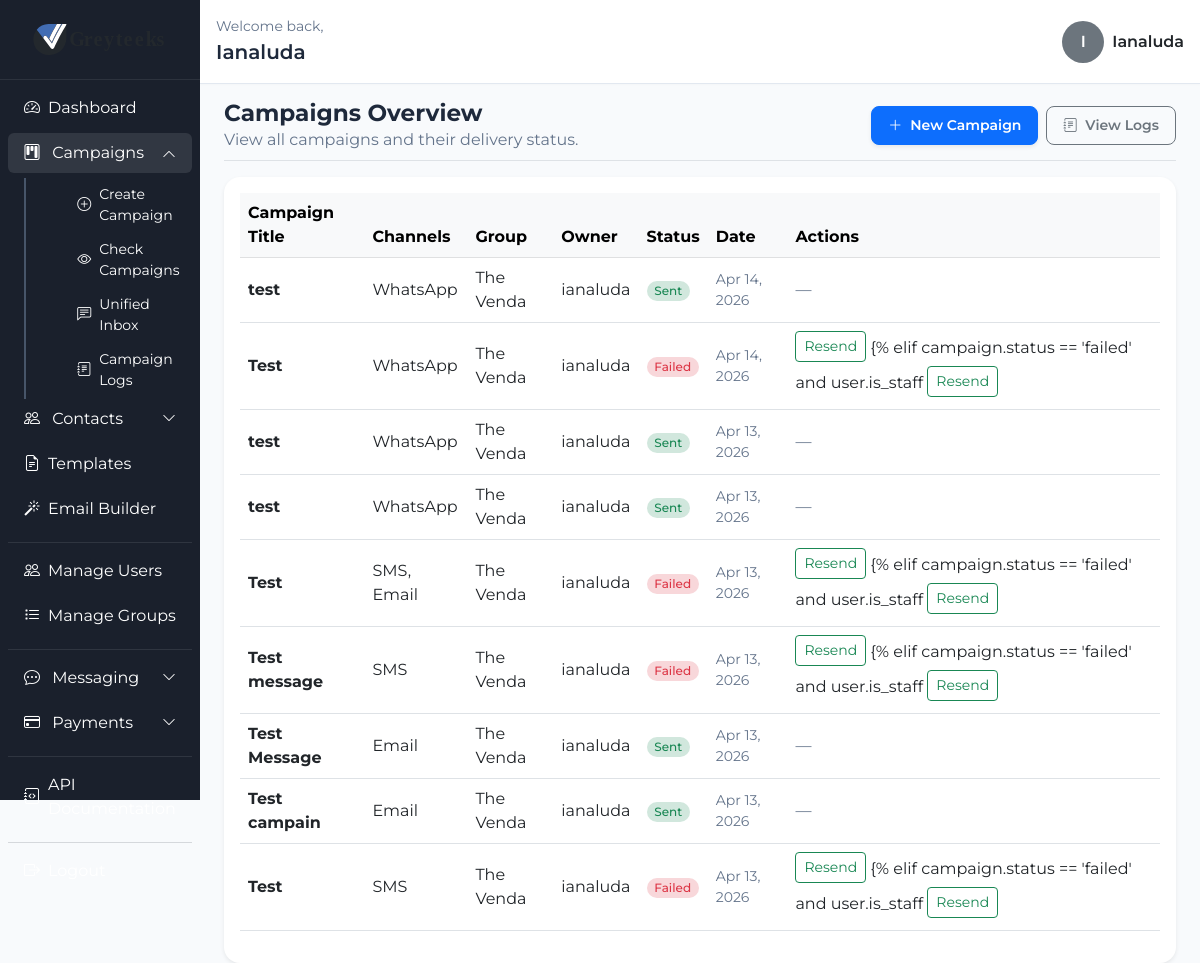
/campaigns/ (signed in), run on the app's committed database.
### campaigns/models.py (models this page shows, shortened)
class Campaign(models.Model):
    user = models.ForeignKey(settings.AUTH_USER_MODEL, on_delete=models.CASCADE, related_name='campaigns')
    title = models.CharField(max_length=200)
    description = models.TextField(blank=True, default='')
    message_body = models.TextField(blank=True, default='')
    html_content = models.TextField(blank=True, null=True)
    design_json = models.JSONField(blank=True, null=True)
    sms_template = models.ForeignKey(MessageTemplate, on_delete=models.SET_NULL, null=True, blank=True)
    send_sms = models.BooleanField(default=False, verbose_name='SMS')
    send_whatsapp = models.BooleanField(default=False, verbose_name='WhatsApp')
    send_email = models.BooleanField(default=False, verbose_name='Email')
    target_group = models.ForeignKey(Group, on_delete=models.SET_NULL, null=True, blank=True)
    scheduled_time = models.DateTimeField(null=True, blank=True)
    status = models.CharField(
        max_length=20,
        choices=[
            ('draft', 'Draft'),
            ('queued', 'Queued'),
            ('processing', 'Processing'),
            ('scheduled', 'Scheduled'),
            ('completed', 'Completed'),
            ('sent', 'Sent'),
            ('failed', 'Failed'),
            ('cancelled', 'Cancelled'),
        ],
        default='draft'
    )
    cancel_reason = models.TextField(blank=True)
    sms_server = models.ForeignKey(SMSProvider, on_delete=models.SET_NULL, null=True, blank=True)
    whatsapp_server = models.ForeignKey(WhatsAppProvider, on_delete=models.SET_NULL, null=True, blank=True)
    email_server = models.ForeignKey(EmailProvider, on_delete=models.SET_NULL, null=True, blank=True)
    whatsapp_template = models.ForeignKey(WhatsAppTemplate, on_delete=models.SET_NULL, null=True, blank=True)
    email_template = models.ForeignKey(EmailTemplate, on_delete=models.SET_NULL, null=True, blank=True)
    opens_count = models.IntegerField(default=0)
    clicks_count = models.IntegerField(default=0)
    failure_reason = models.TextField(blank=True, default='', help_text='Stores the most recent delivery failure details.')
    created_at = models.DateTimeField(auto_now_add=True)
    @property
    def enabled_channels(self):
        channels = []
        if self.send_sms:
            channels.append('SMS')
        if self.send_whatsapp:
            channels.append('WhatsApp')
        if self.send_email:
            channels.append('Email')
        return channels
    @property
    def active_channel_labels(self):
        return ', '.join(self.enabled_channels) if self.enabled_channels else 'None'

### contacts_app/models.py (models this page shows, shortened)
class Group(models.Model):
    user = models.ForeignKey(User, on_delete=models.CASCADE, related_name='user_groups')
    name = models.CharField(max_length=100)
    description = models.TextField(blank=True)
    created_at = models.DateTimeField(auto_now_add=True)

### campaigns/views.py (the view)
# urls.py: path('campaigns/', campaigns_overview, name='campaigns_overview'),
@login_required
def campaigns_overview(request):
    if request.user.is_staff:
        campaigns = Campaign.objects.order_by('-created_at').select_related('user', 'target_group')
    else:
        campaigns = Campaign.objects.filter(user=request.user).order_by('-created_at').select_related('target_group')
    return render(request, 'campaigns/campaigns_overview.html', {
        'campaigns': campaigns,
    })

### templates/campaigns/campaigns_overview.html (shortened to what this page needs)
{% extends "campaigns/dashboard.html" %}
{% block content %}
<div class="d-flex justify-content-between align-items-center pb-2 mb-3 border-bottom mt-3">
    <div>
        <h2 class="fw-bold m-0">Campaigns Overview</h2>
        <p class="text-muted mb-0">View all campaigns and their delivery status.</p>
    </div>
    <div class="btn-toolbar gap-2">
        <a href="{% url 'create_campaign' %}" class="btn btn-sm btn-primary px-3 py-2 rounded-3 shadow-sm fw-semibold">
            <i class="bi bi-plus-lg me-1"></i> New Campaign
        </a>
        {% if user.is_staff %}
        <a href="{% url 'campaign_logs' %}" class="btn btn-sm btn-outline-secondary px-3 py-2 rounded-3 fw-semibold">
            <i class="bi bi-journal-text me-1"></i> View Logs
        </a>
        {% endif %}
    </div>
</div>
<div class="table-responsive bg-white p-3 shadow-sm rounded-4">
    <table class="table table-hover align-middle">
        <thead class="table-light">
            <tr>
                <th>Campaign Title</th>
                <th>Channels</th>
                <th>Group</th>
                {% if user.is_staff %}<th>Owner</th>{% endif %}
                <th>Status</th>
                <th>Date</th>
                <th>Actions</th>
            </tr>
        </thead>
        <tbody>
            {% for campaign in campaigns %}
                <tr>
                    <td><strong>{{ campaign.title }}</strong></td>
                    <td>{{ campaign.active_channel_labels }}</td>
                    <td>{{ campaign.target_group.name|default:"General" }}</td>
                    {% if user.is_staff %}<td>{{ campaign.user.username }}</td>{% endif %}
                    <td>
                        {% if campaign.status == 'sent' %}
                            <span class="badge rounded-pill bg-success-subtle text-success">Sent</span>
                        {% elif campaign.status == 'failed' %}
                            <span class="badge rounded-pill bg-danger-subtle text-danger">Failed</span>
                        {% elif campaign.status == 'scheduled' %}
                            <span class="badge rounded-pill bg-warning-subtle text-warning">Scheduled</span>
                        {% elif campaign.status == 'cancelled' %}
                            <span class="badge rounded-pill bg-secondary-subtle text-secondary">Cancelled</span>
                        {% else %}
                            <span class="badge rounded-pill bg-info-subtle text-info">{{ campaign.status|title }}</span>
                        {% endif %}
                    </td>
                    <td class="text-muted small">{{ campaign.created_at|date:"M d, Y" }}</td>
                    <td>
                        {% if campaign.status == 'draft' %}
                            {% if campaign.user == user or user.is_staff %}
                                <a href="{% url 'edit_campaign' campaign.id %}" class="btn btn-sm btn-outline-primary me-1 mb-1">
                                    Edit
                                </a>
                                <form method="post" action="{% url 'delete_campaign' campaign.id %}" class="d-inline">
                                    {% csrf_token %}
                                    <button type="submit" class="btn btn-sm btn-outline-danger mb-1">
                                        Delete
                                    </button>
                                </form>
                            {% else %}
                                <span class="text-muted">—</span>
                            {% endif %}
                        {% elif campaign.status == 'failed' and campaign.user == user %}
                            <form method="post" action="{% url 'resend_campaign' campaign.id %}" class="d-inline">
                                <button type="submit" class="btn btn-sm btn-outline-success mb-1">
                                    Resend
                                </button>
                            </form>
                        {% elif campaign.status == 'failed' and user.is_staff
                            <form method="post" action="{% url 'resend_campaign' campaign.id %}" class="d-inline">
                                <button type="submit" class="btn btn-sm btn-outline-success mb-1">
                                    Resend
                                </button>
                            </form>
                        {% else %}
                            <span class="text-muted">—</span>
                        {% endif %}
                    </td>
                </tr>
            {% endfor %}
        </tbody>
    </table>
</div>
{% endblock %}

### templates/campaigns/dashboard.html (shortened to what this page needs)
{% load static %}
<!DOCTYPE html>
<html lang="en">
<head>
    <link href="https://cdn.jsdelivr.net/npm/bootstrap@5.3.0/dist/css/bootstrap.min.css" rel="stylesheet">
    <link rel="stylesheet" href="https://cdn.jsdelivr.net/npm/bootstrap-icons@1.11.3/font/bootstrap-icons.min.css">
    <link rel="stylesheet" href="{% static 'css/dashboard.css' %}">
</head>
<body>
    <div class="container-fluid">
        <div class="row">
            <nav class="col-md-2 d-none d-md-block sidebar p-0">
    <div class="sidebar-brand d-flex align-items-center justify-content-center px-3 py-3">
        <img src="{% static 'assets/images/logo/logo-dark.svg' %}" class="sidebar-logo" alt="Greyteeks logo">
    </div>
    <div class="px-2 pb-4">
        <ul class="nav flex-column mt-2">
            <li class="nav-item">
                <a class="nav-link d-flex align-items-center" href="{% url 'dashboard' %}">
                    <i class="bi bi-speedometer2 me-2"></i> Dashboard
                </a>
            </li>
            <li class="nav-item">
                <a class="nav-link d-flex align-items-center justify-content-between"
                   href="#campaignsDropdown"
                   data-bs-toggle="collapse"
                   aria-expanded="false"
                   aria-controls="campaignsDropdown">
                    <span><i class="bi bi-kanban me-2"></i> Campaigns</span>
                    <i class="bi bi-chevron-down small"></i>
                </a>
                <div class="collapse" id="campaignsDropdown">
                    <ul class="nav flex-column ms-3 mt-1">
                        <li class="nav-item">
                            <a class="nav-link d-flex align-items-center" href="{% url 'create_campaign' %}">
                                <i class="bi bi-plus-circle me-2"></i> Create Campaign
                            </a>
                        </li>
                        <li class="nav-item">
                            <a class="nav-link d-flex align-items-center" href="{% url 'campaigns_overview' %}">
                                <i class="bi bi-eye me-2"></i> Check Campaigns
                            </a>
                        </li>
                        <li class="nav-item">
                            <a class="nav-link d-flex align-items-center" href="{% url 'unified_inbox' %}">
                                <i class="bi bi-chat-left-text me-2"></i> Unified Inbox
                            </a>
                        </li>
                        {% if user.is_staff %}
                        <li class="nav-item">
                            <a class="nav-link d-flex align-items-center" href="{% url 'campaign_logs' %}">
                                <i class="bi bi-journal-text me-2"></i> Campaign Logs
                            </a>
                        </li>
                        {% endif %}
                    </ul>
                </div>
            </li>
            <li class="nav-item">
                <a class="nav-link d-flex align-items-center justify-content-between"
                   href="#contactsDropdown"
                   data-bs-toggle="collapse"
                   aria-expanded="false"
                   aria-controls="contactsDropdown">
                    <span><i class="bi bi-people me-2"></i> Contacts</span>
                    <i class="bi bi-chevron-down small"></i>
                </a>
            </li>
            <li class="nav-item">
                <a class="nav-link d-flex align-items-center" href="{% url 'manage_templates' %}">
                    <i class="bi bi-file-earmark-text me-2"></i> Templates
                </a>
            </li>
            <li class="nav-item">
                <a class="nav-link d-flex align-items-center" href="{% url 'email_builder' %}">
                    <i class="bi bi-magic me-2"></i> Email Builder
                </a>
            </li>
            <hr class="text-secondary my-2">
            {% if user.is_staff %}
            <li class="nav-item">
                <a class="nav-link d-flex align-items-center" href="{% url 'manage_users' %}">
                    <i class="bi bi-people me-2"></i> Manage Users
                </a>
            </li>
            <li class="nav-item">
                <a class="nav-link d-flex align-items-center" href="{% url 'manage_groups' %}">
                    <i class="bi bi-list-task me-2"></i> Manage Groups
                </a>
            </li>
            <hr class="text-secondary my-2">
            <li class="nav-item">
                <a class="nav-link d-flex align-items-center justify-content-between"
                   href="#messagingDropdown"
                   data-bs-toggle="collapse"
                   aria-expanded="false"
                   aria-controls="messagingDropdown">
                    <span><i class="bi bi-chat-dots me-2"></i> Messaging</span>
                    <i class="bi bi-chevron-down small"></i>
                </a>
            </li>
            <li class="nav-item">
                <a class="nav-link d-flex align-items-center justify-content-between"
                   href="#paymentsDropdown"
                   data-bs-toggle="collapse"
                   aria-expanded="false"
                   aria-controls="paymentsDropdown">
                    <span><i class="bi bi-credit-card me-2"></i> Payments</span>
                    <i class="bi bi-chevron-down small"></i>
                </a>
            </li>
            {% endif %}
            <hr class="text-secondary my-2">
            <li class="nav-item">
                <a class="nav-link d-flex align-items-center" href="{% url 'api_documentation' %}">
                    <i class="bi bi-journal-code me-2"></i> API Documentation
                </a>
            </li>
            <hr class="text-secondary my-2">
            <li class="nav-item">
                <form action="{% url 'logout' %}" method="post">
                    <button type="submit" class="nav-link text-danger border-0 bg-transparent d-flex align-items-center w-100">
                        <i class="bi bi-box-arrow-right me-2"></i> Logout
                    </button>
                </form>
            </li>
        </ul>
    </div>
</nav>
            <main class="col-md-10 p-0">
                <div class="dashboard-top-bar d-flex justify-content-between align-items-center px-3 py-3 bg-white border-bottom">
                    <div>
                        <div class="text-muted small">Welcome back,</div>
                        <div class="fs-5 fw-semibold">{{ user.first_name|default:user.username|title }}</div>
                    </div>
                    <div class="d-flex align-items-center gap-2">
                        <span class="rounded-circle bg-secondary text-white d-inline-flex align-items-center justify-content-center"
                              style="width:42px; height:42px;">
                            {{ user.username|first|upper }}
                        </span>
                        <span class="fw-semibold text-dark">{{ user.username|title }}</span>
                    </div>
                </div>
                <div class="dashboard-content">
                    {% block content %}{% endblock %}
                </div>
            </main>
        </div>
    </div>
</body>
</html>

### data on the page
Campaign: title "test", active_channel_labels "WhatsApp", target_group.name "The Venda", user.username "ianaluda", status "Sent", created_at "Apr 14, 2026"
Campaign: title "Test", active_channel_labels "WhatsApp", target_group.name "The Venda", user.username "ianaluda", status "Failed", created_at "Apr 14, 2026", shows "{% elif campaign.status == 'failed' and user.is_staff"
Campaign: title "test", active_channel_labels "WhatsApp", target_group.name "The Venda", user.username "ianaluda", status "Sent", created_at "Apr 13, 2026"
Campaign: title "test", active_channel_labels "WhatsApp", target_group.name "The Venda", user.username "ianaluda", status "Sent", created_at "Apr 13, 2026"
Campaign: title "Test", active_channel_labels "SMS, Email", target_group.name "The Venda", user.username "ianaluda", status "Failed", created_at "Apr 13, 2026", shows "{% elif campaign.status == 'failed' and user.is_staff"
Campaign: title "Test message", active_channel_labels "SMS", target_group.name "The Venda", user.username "ianaluda", status "Failed", created_at "Apr 13, 2026", shows "{% elif campaign.status == 'failed' and user.is_staff"
Campaign: title "Test Message", active_channel_labels "Email", target_group.name "The Venda", user.username "ianaluda", status "Sent", created_at "Apr 13, 2026"
Campaign: title "Test campain", active_channel_labels "Email", target_group.name "The Venda", user.username "ianaluda", status "Sent", created_at "Apr 13, 2026"
Campaign: title "Test", active_channel_labels "SMS", target_group.name "The Venda", user.username "ianaluda", status "Failed", created_at "Apr 13, 2026", shows "{% elif campaign.status == 'failed' and user.is_staff"

### other printed values
{{ user.first_name|default:user.username|title }} "Ianaluda"
{{ user.username|first|upper }} "I"
{{ user.username|title }} "Ianaluda"
